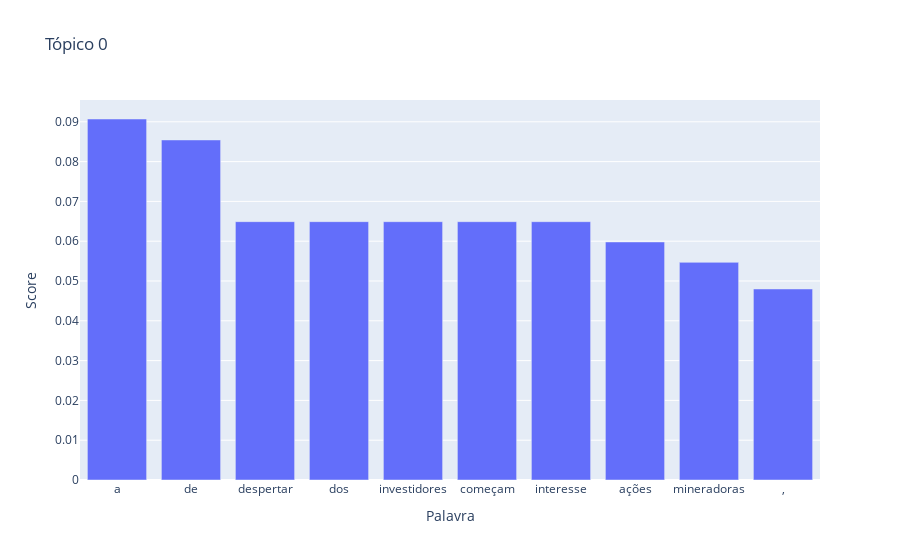

The code cell stored with this chart in its notebook:
### Markdown cell above
## Plot dos tópicos encontrados

É conveninente ter a possibilidade de visualizar graficamente os tópicos encontrados.

Para isso, utilizaremos uma biblioteca chamada **plotly**.

### Code cell
nmf_top = nmf.show_topics(formatted=False)

topico = nmf_top[0][1]
topico.sort(key=lambda x: x[1], reverse=True)

palavra = list(zip(*topico))[0]
score = list(zip(*topico))[1]

px.bar(x=palavra, y=score, labels={'x': 'Palavra', 'y': 'Score'}, title='Tópico 0')

### Figure 1 — Plotly figure (JSON) as saved in the notebook; plotly's stock layout.template omitted (floating-point values rounded to 4 significant figures)
{"data": [{"alignmentgroup": "True", "hovertemplate": "Palavra=%{x}<br>Score=%{y}<extra></extra>", "legendgroup": "", "marker": {"color": "#636efa", "pattern": {"shape": ""}}, "name": "", "offsetgroup": "", "orientation": "v", "showlegend": false, "textposition": "auto", "type": "bar", "x": ["a", "de", "despertar", "dos", "investidores", "começam", "interesse", "ações", "mineradoras", ","], "xaxis": "x", "y": [0.0907, 0.08544, 0.06491, 0.06491, 0.06491, 0.06491, 0.06491, 0.05981, 0.05469, 0.048], "yaxis": "y"}], "layout": {"barmode": "relative", "legend": {"tracegroupgap": 0}, "title": {"text": "Tópico 0"}, "xaxis": {"anchor": "y", "domain": [0, 1], "title": {"text": "Palavra"}}, "yaxis": {"anchor": "x", "domain": [0, 1], "title": {"text": "Score"}}}}
